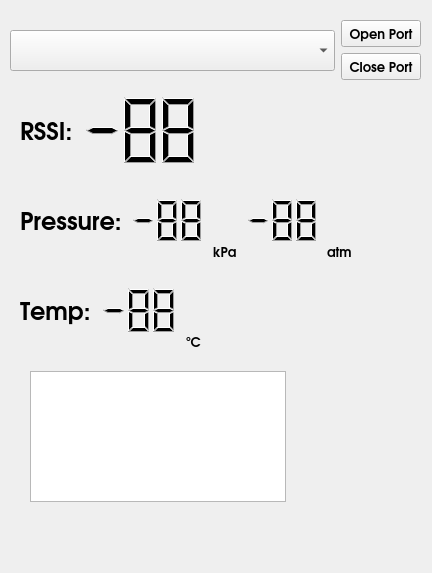
<?xml version="1.0" encoding="UTF-8"?>
<ui version="4.0">
 <class>MainWindow</class>
 <widget class="QMainWindow" name="MainWindow">
  <property name="geometry">
   <rect>
    <x>0</x>
    <y>0</y>
    <width>432</width>
    <height>573</height>
   </rect>
  </property>
  <property name="sizePolicy">
   <sizepolicy hsizetype="Expanding" vsizetype="Preferred">
    <horstretch>0</horstretch>
    <verstretch>0</verstretch>
   </sizepolicy>
  </property>
  <property name="windowTitle">
   <string>MainWindow</string>
  </property>
  <widget class="QWidget" name="centralwidget">
   <widget class="QWidget" name="layoutWidget">
    <property name="geometry">
     <rect>
      <x>20</x>
      <y>180</y>
      <width>332</width>
      <height>81</height>
     </rect>
    </property>
    <layout class="QHBoxLayout" name="horizontalLayout_3">
     <item>
      <widget class="QLabel" name="label_2">
       <property name="font">
        <font>
         <family>URW Gothic</family>
         <pointsize>18</pointsize>
         <bold>true</bold>
        </font>
       </property>
       <property name="text">
        <string>Pressure:</string>
       </property>
      </widget>
     </item>
     <item>
      <widget class="QLCDNumber" name="ln_kpa">
       <property name="sizePolicy">
        <sizepolicy hsizetype="Expanding" vsizetype="Minimum">
         <horstretch>0</horstretch>
         <verstretch>0</verstretch>
        </sizepolicy>
       </property>
       <property name="frameShape">
        <enum>QFrame::NoFrame</enum>
       </property>
       <property name="smallDecimalPoint">
        <bool>false</bool>
       </property>
       <property name="digitCount">
        <number>3</number>
       </property>
       <property name="segmentStyle">
        <enum>QLCDNumber::Filled</enum>
       </property>
       <property name="value" stdset="0">
        <double>-88.000000000000000</double>
       </property>
      </widget>
     </item>
     <item>
      <widget class="QLabel" name="label_4">
       <property name="font">
        <font>
         <family>URW Gothic</family>
         <pointsize>10</pointsize>
         <bold>true</bold>
        </font>
       </property>
       <property name="text">
        <string>kPa</string>
       </property>
       <property name="alignment">
        <set>Qt::AlignBottom|Qt::AlignLeading|Qt::AlignLeft</set>
       </property>
      </widget>
     </item>
     <item>
      <widget class="QLCDNumber" name="ln_atm">
       <property name="sizePolicy">
        <sizepolicy hsizetype="Expanding" vsizetype="Minimum">
         <horstretch>0</horstretch>
         <verstretch>0</verstretch>
        </sizepolicy>
       </property>
       <property name="frameShape">
        <enum>QFrame::NoFrame</enum>
       </property>
       <property name="smallDecimalPoint">
        <bool>false</bool>
       </property>
       <property name="digitCount">
        <number>3</number>
       </property>
       <property name="segmentStyle">
        <enum>QLCDNumber::Filled</enum>
       </property>
       <property name="value" stdset="0">
        <double>-88.000000000000000</double>
       </property>
      </widget>
     </item>
     <item>
      <widget class="QLabel" name="label_5">
       <property name="font">
        <font>
         <family>URW Gothic</family>
         <pointsize>10</pointsize>
         <bold>true</bold>
        </font>
       </property>
       <property name="text">
        <string>atm</string>
       </property>
       <property name="alignment">
        <set>Qt::AlignBottom|Qt::AlignLeading|Qt::AlignLeft</set>
       </property>
      </widget>
     </item>
    </layout>
   </widget>
   <widget class="QWidget" name="layoutWidget_2">
    <property name="geometry">
     <rect>
      <x>20</x>
      <y>270</y>
      <width>181</width>
      <height>81</height>
     </rect>
    </property>
    <layout class="QHBoxLayout" name="horizontalLayout_4">
     <item>
      <widget class="QLabel" name="label_3">
       <property name="font">
        <font>
         <family>URW Gothic</family>
         <pointsize>18</pointsize>
         <bold>true</bold>
        </font>
       </property>
       <property name="text">
        <string>Temp:</string>
       </property>
      </widget>
     </item>
     <item>
      <widget class="QLCDNumber" name="ln_temp">
       <property name="sizePolicy">
        <sizepolicy hsizetype="Expanding" vsizetype="Minimum">
         <horstretch>0</horstretch>
         <verstretch>0</verstretch>
        </sizepolicy>
       </property>
       <property name="frameShape">
        <enum>QFrame::NoFrame</enum>
       </property>
       <property name="smallDecimalPoint">
        <bool>false</bool>
       </property>
       <property name="digitCount">
        <number>3</number>
       </property>
       <property name="segmentStyle">
        <enum>QLCDNumber::Filled</enum>
       </property>
       <property name="value" stdset="0">
        <double>-88.000000000000000</double>
       </property>
      </widget>
     </item>
     <item>
      <widget class="QLabel" name="label_6">
       <property name="font">
        <font>
         <family>URW Gothic</family>
         <pointsize>10</pointsize>
         <bold>true</bold>
        </font>
       </property>
       <property name="text">
        <string>ºC</string>
       </property>
       <property name="alignment">
        <set>Qt::AlignBottom|Qt::AlignLeading|Qt::AlignLeft</set>
       </property>
      </widget>
     </item>
    </layout>
   </widget>
   <widget class="QTextBrowser" name="tb_output">
    <property name="geometry">
     <rect>
      <x>30</x>
      <y>371</y>
      <width>256</width>
      <height>131</height>
     </rect>
    </property>
    <property name="font">
     <font>
      <family>Source Code Pro</family>
      <pointsize>12</pointsize>
     </font>
    </property>
   </widget>
   <widget class="QWidget" name="">
    <property name="geometry">
     <rect>
      <x>10</x>
      <y>20</y>
      <width>411</width>
      <height>62</height>
     </rect>
    </property>
    <layout class="QHBoxLayout" name="horizontalLayout">
     <item>
      <widget class="QComboBox" name="cbPorts">
       <property name="sizePolicy">
        <sizepolicy hsizetype="Expanding" vsizetype="Fixed">
         <horstretch>0</horstretch>
         <verstretch>0</verstretch>
        </sizepolicy>
       </property>
       <property name="font">
        <font>
         <family>URW Gothic</family>
         <pointsize>18</pointsize>
         <bold>true</bold>
        </font>
       </property>
      </widget>
     </item>
     <item>
      <layout class="QVBoxLayout" name="verticalLayout">
       <item>
        <widget class="QPushButton" name="btn_openSerialPort">
         <property name="sizePolicy">
          <sizepolicy hsizetype="Fixed" vsizetype="Fixed">
           <horstretch>0</horstretch>
           <verstretch>0</verstretch>
          </sizepolicy>
         </property>
         <property name="font">
          <font>
           <family>URW Gothic</family>
           <pointsize>10</pointsize>
           <bold>true</bold>
          </font>
         </property>
         <property name="text">
          <string>Open Port</string>
         </property>
        </widget>
       </item>
       <item>
        <widget class="QPushButton" name="btn_closePort">
         <property name="sizePolicy">
          <sizepolicy hsizetype="Fixed" vsizetype="Fixed">
           <horstretch>0</horstretch>
           <verstretch>0</verstretch>
          </sizepolicy>
         </property>
         <property name="font">
          <font>
           <family>URW Gothic</family>
           <pointsize>10</pointsize>
           <bold>true</bold>
          </font>
         </property>
         <property name="text">
          <string>Close Port</string>
         </property>
        </widget>
       </item>
      </layout>
     </item>
    </layout>
   </widget>
   <widget class="QWidget" name="">
    <property name="geometry">
     <rect>
      <x>20</x>
      <y>90</y>
      <width>181</width>
      <height>81</height>
     </rect>
    </property>
    <layout class="QHBoxLayout" name="horizontalLayout_2">
     <item>
      <widget class="QLabel" name="label">
       <property name="font">
        <font>
         <family>URW Gothic</family>
         <pointsize>18</pointsize>
         <bold>true</bold>
        </font>
       </property>
       <property name="text">
        <string>RSSI:</string>
       </property>
      </widget>
     </item>
     <item>
      <widget class="QLCDNumber" name="ln_rssi">
       <property name="sizePolicy">
        <sizepolicy hsizetype="Expanding" vsizetype="Minimum">
         <horstretch>0</horstretch>
         <verstretch>0</verstretch>
        </sizepolicy>
       </property>
       <property name="frameShape">
        <enum>QFrame::NoFrame</enum>
       </property>
       <property name="smallDecimalPoint">
        <bool>false</bool>
       </property>
       <property name="digitCount">
        <number>3</number>
       </property>
       <property name="segmentStyle">
        <enum>QLCDNumber::Filled</enum>
       </property>
       <property name="value" stdset="0">
        <double>-88.000000000000000</double>
       </property>
      </widget>
     </item>
    </layout>
   </widget>
  </widget>
 </widget>
 <resources/>
 <connections/>
</ui>
